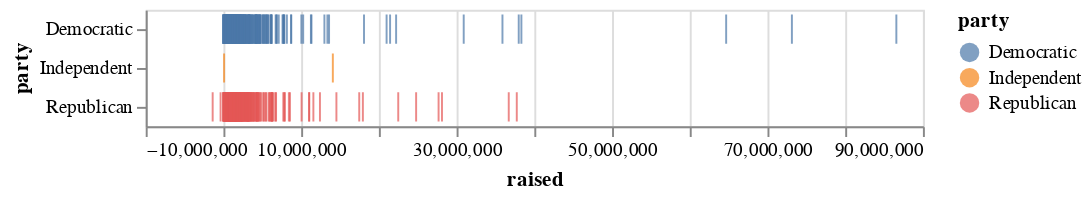

This figure's notebook cell:
### Code cell
alt.Chart(df).mark_tick().encode(
    x='raised:Q',
    y='party:N',
    color='party',
    tooltip=['member', 'chamber', 'party', 'raised', 'spent']
).interactive()

### Figure 1 — Vega-Lite specification as saved in the notebook (floating-point values rounded to 4 significant figures; data arrays with more than 128 entries replaced by an {"elided": "..."} marker saying what was removed)
{"config": {"view": {"continuousWidth": 400, "continuousHeight": 300}}, "data": {"name": "data-39bf4dd7326659e0ce3266d973aa1908"}, "mark": "tick", "encoding": {"color": {"field": "party", "type": "nominal"}, "tooltip": [{"field": "member", "type": "nominal"}, {"field": "chamber", "type": "nominal"}, {"field": "party", "type": "nominal"}, {"field": "raised", "type": "quantitative"}, {"field": "spent", "type": "quantitative"}], "x": {"field": "raised", "type": "quantitative"}, "y": {"field": "party", "type": "nominal"}}, "selection": {"selector012": {"type": "interval", "bind": "scales", "encodings": ["x", "y"]}}, "$schema": "https://vega.github.io/schema/vega-lite/v4.17.0.json", "datasets": {"data-39bf4dd7326659e0ce3266d973aa1908": {"elided": "537 records"}}}
